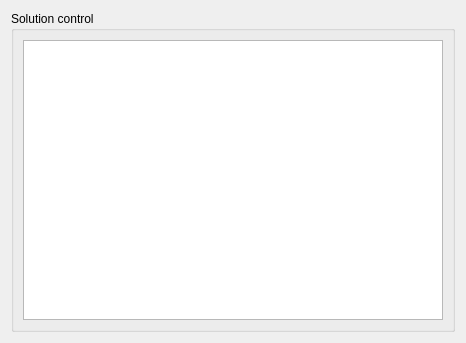
<?xml version="1.0" encoding="UTF-8"?>
<ui version="4.0">
 <class>OutputSurfacicVariablesForm</class>
 <widget class="QWidget" name="OutputSurfacicVariablesForm">
  <property name="geometry">
   <rect>
    <x>0</x>
    <y>0</y>
    <width>446</width>
    <height>328</height>
   </rect>
  </property>
  <property name="windowTitle">
   <string>Form</string>
  </property>
  <layout class="QGridLayout" name="gridLayout_2">
   <item row="0" column="0">
    <widget class="QGroupBox" name="groupBox">
     <property name="title">
      <string>Solution control</string>
     </property>
     <layout class="QGridLayout" name="gridLayout">
      <item row="0" column="0">
       <widget class="QTableView" name="tableViewOutput">
        <property name="minimumSize">
         <size>
          <width>420</width>
          <height>280</height>
         </size>
        </property>
       </widget>
      </item>
     </layout>
    </widget>
   </item>
  </layout>
 </widget>
 <resources/>
 <connections/>
</ui>
